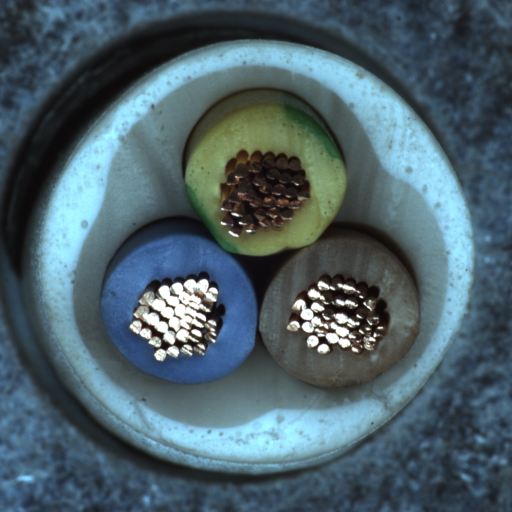
#> input picture project_dataset/img_0.png, 1024 x 1024 px (shown at 1/2 size); its folder holds only this picture in this run
$ jupyter execute --allow-errors Robotics_Project.ipynb
#> lines starting #> are read from the running program, lines starting #| are printed output that depends on the picture; after the words box and inside, x2 and y2 are one past the last pixel; in counts of white or black regions, pixels touching at a corner belong together
[cell 1]
from datasets import load_dataset

#> (the rest of this cell did not finish here and is left out)

[cell 2]
import os
from PIL import Image

os.makedirs("project_dataset", exist_ok=True)

count = 0

#> (the rest of this cell did not finish here and is left out)

[cell 3]
import cv2
import numpy as np
import os
import matplotlib.pyplot as plt
from scipy.optimize import curve_fit
import pandas as pd

DATASET_PATH = "project_dataset"
OUTPUT_PATH = "results"

os.makedirs(OUTPUT_PATH, exist_ok=True)

# Catenary equation
def catenary(x, a, x0, y0):
    return a * np.cosh((x - x0) / a) + y0

results_list = []

for img_name in os.listdir(DATASET_PATH):

    img_path = os.path.join(DATASET_PATH, img_name)

    img = cv2.imread(img_path)
#> img is the input picture: shape (1024, 1024, 3); mean B, G, R 106.5, 97.4, 76.2

    if img is None:
        continue

    gray = cv2.cvtColor(img, cv2.COLOR_BGR2GRAY)
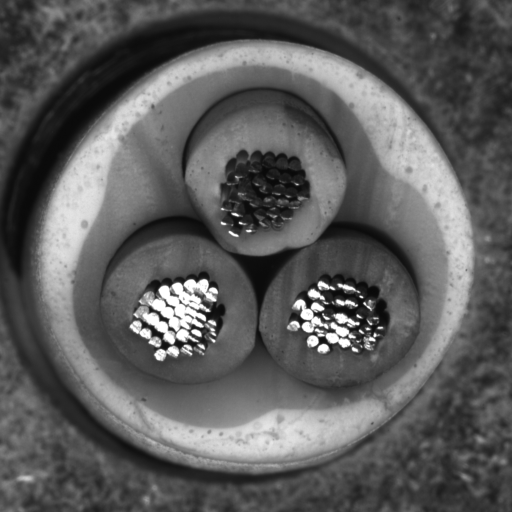
#> gray: shape (1024, 1024) (shown at 1/2 size); min 9, max 255, mean 92.1

    # Edge detection
    edges = cv2.Canny(gray, 50, 150)
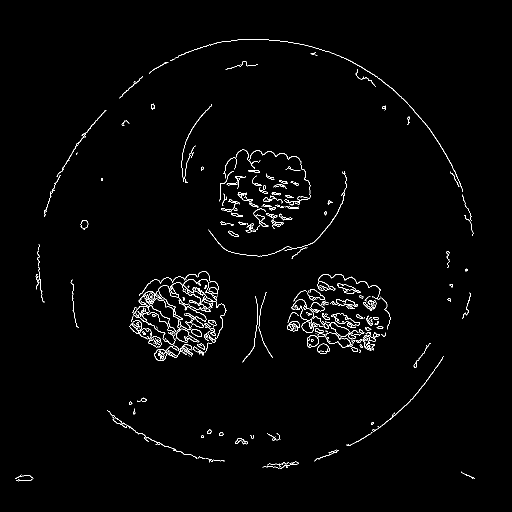
#> edges: shape (1024, 1024) (shown at 1/2 size); 1.5% white in thin lines or dots, all inside (x1, y1, x2, y2) = (30, 78, 950, 963)

    # Morphological closing
    kernel = np.ones((5,5), np.uint8)

    morph = cv2.morphologyEx(
        edges,
        cv2.MORPH_CLOSE,
        kernel
    )
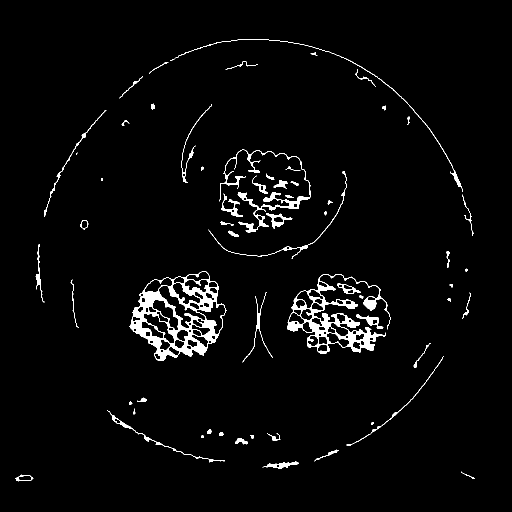
#> morph: shape (1024, 1024) (shown at 1/2 size); 2.9% white; 61 white regions (2 under 20 px)

    # Find contours
    contours, _ = cv2.findContours(
        morph,
        cv2.RETR_EXTERNAL,
        cv2.CHAIN_APPROX_NONE
    )
#> contours = 61 contours, 9 with area under 20; largest, box (x1, y1, x2, y2) and area: (259, 542, 453, 722) 23530, (574, 548, 781, 708) 12274, (439, 299, 621, 465) 2119, (533, 426, 585, 458) 554, (214, 821, 450, 925) 462

    if len(contours) == 0:
        continue

    # Select largest contour (outer cable boundary)
    largest_contour = max(
        contours,
        key=cv2.contourArea
    )
#> largest_contour = contour of 663 points, box (x1, y1, x2, y2) (259, 542, 453, 722), area 23530

    points = largest_contour.squeeze()
#> points = 663 pairs, first value 259 to 452, second value 542 to 721

    if len(points.shape) < 2:
        continue

    x_all = points[:, 0]
#> x_all = 663 values, max 452 at index 554, min 259 at index 231, mean 357.7
    y_all = points[:, 1]
#> y_all = 663 values, max 721 at index 333, min 542 at index 0, mean 633.3

    # Keep only top half points
    height = img.shape[0]
#> height = 1024

    top_indices = y_all < height * 0.5

    x = x_all[top_indices]
#> x = empty array
    y = y_all[top_indices]
#> y = empty array

    if len(x) < 50:
        continue

    try:

        popt, _ = curve_fit(
            catenary,
            x,
            y,
            p0=[50, np.mean(x), np.mean(y)],
            maxfev=5000
        )

        x_fit = np.linspace(
            min(x),
            max(x),
            400
        )

        y_fit = catenary(
            x_fit,
            *popt
        )

        # Normalized error
        error = np.mean(
            np.abs(y - catenary(x, *popt))
        ) / img.shape[0]

        # Sag calculation
        sag = max(y_fit) - min(y_fit)

    except:
        continue

    base = img_name.split(".")[0]

    # Save edges
    cv2.imwrite(
        os.path.join(
            OUTPUT_PATH,
            base + "_edges.png"
        ),
        edges
    )

    # Plot result
    plt.figure(figsize=(6,4))

    plt.imshow(img[:,:,::-1])

    plt.scatter(
        x,
        y,
        s=1,
        color='blue'
    )

    plt.plot(
        x_fit,
        y_fit,
        'r',
        linewidth=2
    )

    plt.axis("off")

    plt.savefig(
        os.path.join(
            OUTPUT_PATH,
            base + "_final.png"
        ),
        bbox_inches='tight'
    )

    plt.close()

    results_list.append({
        "Image": img_name,
        "Mean Error": error,
        "Sag (pixels)": sag
    })

df = pd.DataFrame(results_list)

df.to_csv(
    os.path.join(
        OUTPUT_PATH,
        "results_table.csv"
    ),
    index=False
)

print("Processing Complete")
print(df)

$ run again, on project_dataset/img_12.png
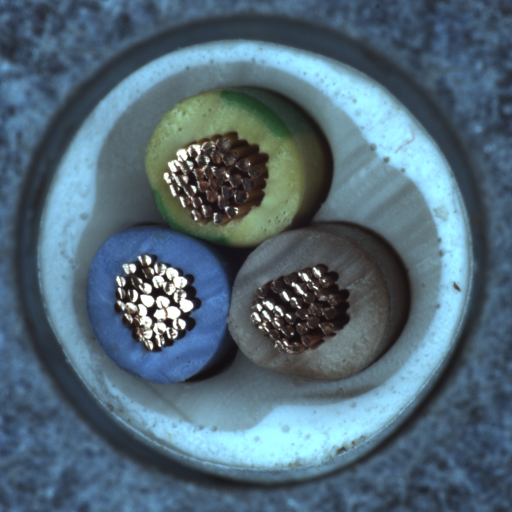
#> input picture project_dataset/img_12.png, 1024 x 1024 px (shown at 1/2 size)
#> img is the input picture: shape (1024, 1024, 3); mean B, G, R 119.5, 105.3, 82.6
#> `edges = cv2.Canny(gray, 50, 150)`:
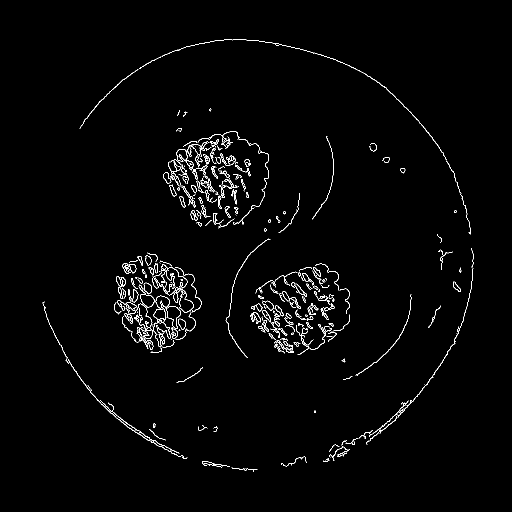
#> edges: shape (1024, 1024) (shown at 1/2 size); 1.7% white in thin lines or dots, all inside (x1, y1, x2, y2) = (85, 78, 947, 944)
#> `morph = cv2.morphologyEx( edges, cv2.MORPH_CLOSE, kernel )`:
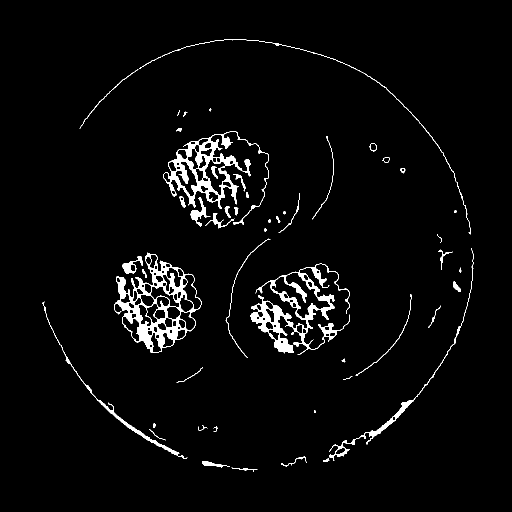
#> morph: shape (1024, 1024) (shown at 1/2 size); 3.2% white; 53 white regions (3 under 20 px)
#> contours = 53 contours, 16 with area under 20; largest, box (x1, y1, x2, y2) and area: (228, 505, 403, 706) 19813, (501, 527, 700, 709) 12242, (327, 263, 538, 450) 9523, (658, 496, 947, 922) 1482, (85, 603, 375, 918) 1143
#> largest_contour = contour of 928 points, box (x1, y1, x2, y2) (228, 505, 403, 706), area 19813
#> points = 928 pairs, first value 228 to 402, second value 505 to 705
#> x_all = 928 values, max 402 at index 709, min 228 at index 339, mean 300.4
#> y_all = 928 values, max 705 at index 551, min 505 at index 0, mean 596.2
#> x = 27 values, max 313 at index 7, min 292 at index 6, mean 301.1
#> y = 27 values, max 511 at index 6, min 505 at index 0, mean 508
